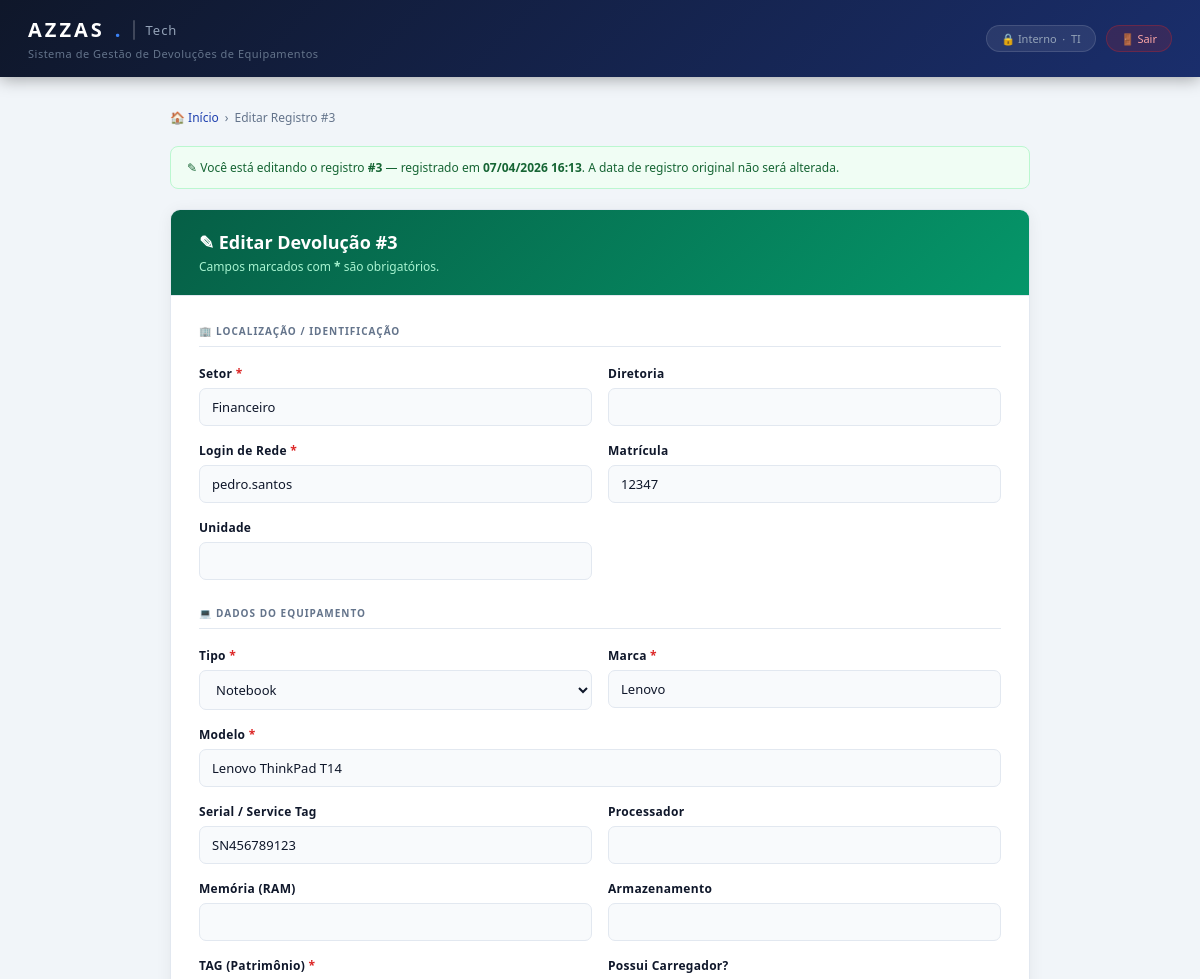
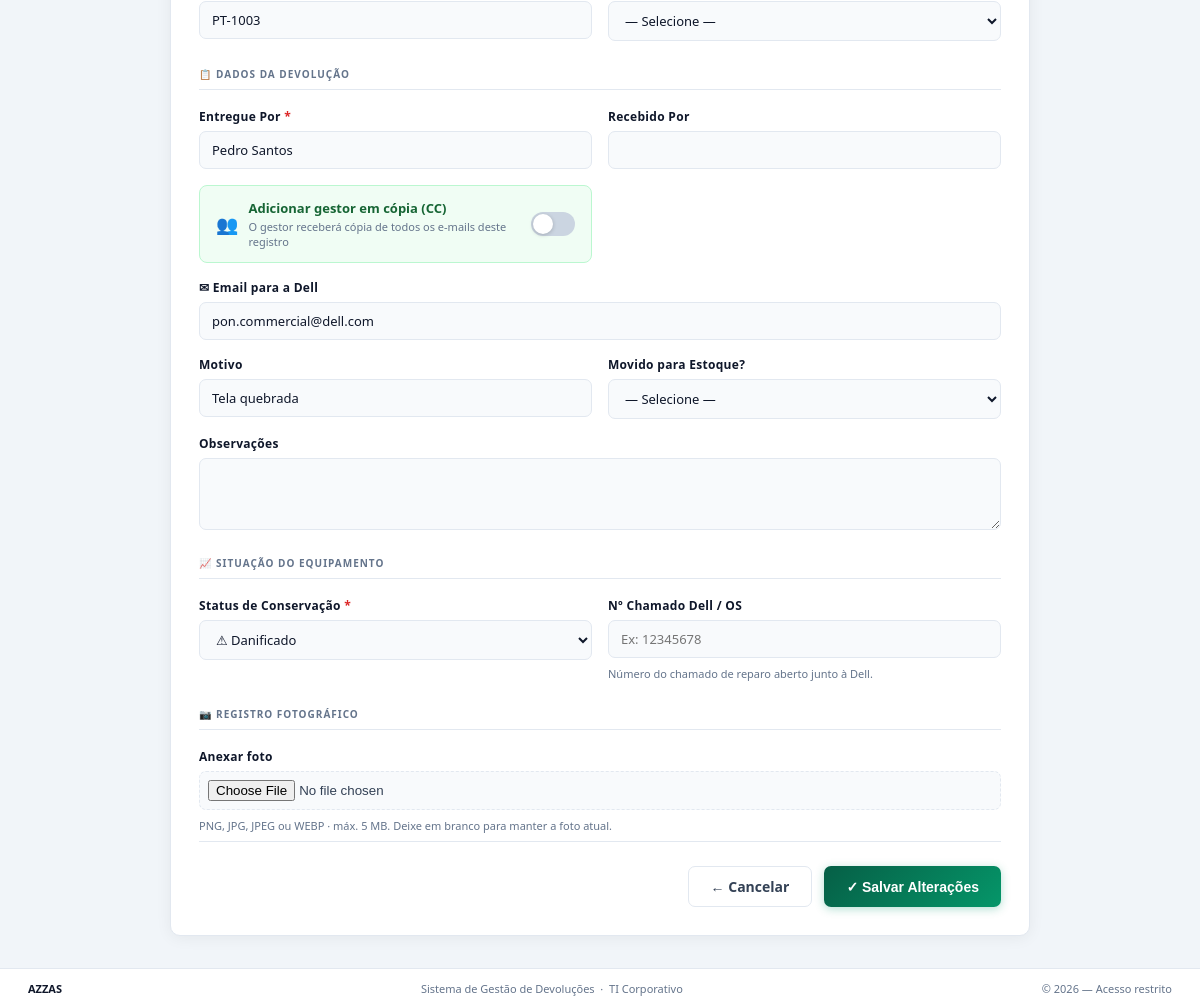
Page /editar/3 (signed in) on the committed database (2 pictures, top to bottom).
### tables this page shows
CREATE TABLE devolucoes (
            id                  INTEGER PRIMARY KEY AUTOINCREMENT,
            data                TEXT,
            usuario             TEXT,
            nome                TEXT,
            matricula           TEXT,
            departamento        TEXT,
            patrimonio          TEXT,
            modelo              TEXT,
            serial              TEXT,
            status              TEXT,
            motivo              TEXT,
            foto                TEXT,
            diretoria           TEXT,
            tipo                TEXT,
            marca               TEXT,
            processador         TEXT,
            memoria             TEXT,
            armazenamento       TEXT,
            possui_carregador   TEXT,
            recebido_por        TEXT,
            unidade             TEXT,
            observacoes         TEXT,
            movido_para_estoque TEXT,
            email_responsavel   TEXT,
            email_enviado_em    TEXT,
            gestor_email        TEXT,
            chamado_dell        TEXT
        );

### app/web.py (the view, shortened to what this page needs)
@app.route("/editar/<int:id_devolucao>", methods=["GET", "POST"])
@login_required
def editar_devolucao(id_devolucao):
    registro = buscar_por_id(id_devolucao)
    if not registro:
        flash("Registro não encontrado.", "error")
        return redirect(url_for("index"))
    return render_template("editar.html", r=registro)

### app/templates/editar.html (shortened to what this page needs)
<!DOCTYPE html>
<html lang="pt-BR">
<head>
</head>
<body>
<header class="header">
    <div class="header-inner">
        <div>
            <div class="logo">AZZAS<span class="logo-accent">.</span><span class="logo-divider"></span><span class="logo-mod">Tech</span></div>
            <div class="logo-sub">Sistema de Gestão de Devoluções de Equipamentos</div>
        </div>
        <div class="header-right">
            <span class="header-badge">&#128274; Interno &nbsp;·&nbsp; TI</span>
            <a href="{{ url_for('logout') }}" class="btn-logout">&#128682; Sair</a>
        </div>
    </div>
</header>
<main class="main">
    <nav class="breadcrumb">
        <a href="{{ url_for('index') }}">&#127968; Início</a>
        <span>&#8250;</span>
        <span>Editar Registro #{{ r.id }}</span>
    </nav>
    <div class="info-box">
        &#9998; Você está editando o registro <strong>#{{ r.id }}</strong> — registrado em <strong>{{ r.data }}</strong>.
        A data de registro original não será alterada.
    </div>
    <div class="form-card">
        <div class="form-card-header">
            <div class="form-card-title">&#9998; Editar Devolução #{{ r.id }}</div>
            <div class="form-card-sub">Campos marcados com <strong style="color:#a7f3d0">*</strong> são obrigatórios.</div>
        </div>
        <div class="form-body">
            <form method="POST" enctype="multipart/form-data">
                <div class="section-label">&#127970; Localização / Identificação</div>
                <div class="form-grid">
                    <div class="form-group">
                        <label for="departamento">Setor <span class="req">*</span></label>
                        <input type="text" id="departamento" name="departamento" value="{{ r.departamento or '' }}" required autocomplete="off">
                    </div>
                    <div class="form-group">
                        <label for="diretoria">Diretoria</label>
                        <input type="text" id="diretoria" name="diretoria" value="{{ r.diretoria or '' }}" autocomplete="off">
                    </div>
                    <div class="form-group">
                        <label for="usuario">Login de Rede <span class="req">*</span></label>
                        <input type="text" id="usuario" name="usuario" value="{{ r.usuario or '' }}" required autocomplete="off">
                    </div>
                    <div class="form-group">
                        <label for="matricula">Matrícula</label>
                        <input type="text" id="matricula" name="matricula" value="{{ r.matricula or '' }}" autocomplete="off">
                    </div>
                    <div class="form-group">
                        <label for="unidade">Unidade</label>
                        <input type="text" id="unidade" name="unidade" value="{{ r.unidade or '' }}" autocomplete="off">
                    </div>
                </div>
                <div class="section-label">&#128187; Dados do Equipamento</div>
                <div class="form-grid">
                    <div class="form-group">
                        <label for="tipo">Tipo <span class="req">*</span></label>
                        <select id="tipo" name="tipo" required>
                            {% for opt in ["Notebook","Desktop","Monitor","Tablet","Celular","Impressora","Roteador / Switch","Outro"] %}
                                <option value="{{ opt }}" {% if r.tipo == opt %}selected{% endif %}>{{ opt }}</option>
                            {% endfor %}
                        </select>
                    </div>
                    <div class="form-group">
                        <label for="marca">Marca <span class="req">*</span></label>
                        <input type="text" id="marca" name="marca" value="{{ r.marca or '' }}" required autocomplete="off">
                    </div>
                    <div class="form-group span2">
                        <label for="modelo">Modelo <span class="req">*</span></label>
                        <input type="text" id="modelo" name="modelo" value="{{ r.modelo or '' }}" required autocomplete="off">
                    </div>
                    <div class="form-group">
                        <label for="serial">Serial / Service Tag</label>
                        <input type="text" id="serial" name="serial" value="{{ r.serial or '' }}" autocomplete="off">
                    </div>
                    <div class="form-group">
                        <label for="processador">Processador</label>
                        <input type="text" id="processador" name="processador" value="{{ r.processador or '' }}" autocomplete="off">
                    </div>
                    <div class="form-group">
                        <label for="memoria">Memória (RAM)</label>
                        <input type="text" id="memoria" name="memoria" value="{{ r.memoria or '' }}" autocomplete="off">
                    </div>
                    <div class="form-group">
                        <label for="armazenamento">Armazenamento</label>
                        <input type="text" id="armazenamento" name="armazenamento" value="{{ r.armazenamento or '' }}" autocomplete="off">
                    </div>
                    <div class="form-group">
                        <label for="patrimonio">TAG (Patrimônio) <span class="req">*</span></label>
                        <input type="text" id="patrimonio" name="patrimonio" value="{{ r.patrimonio or '' }}" required autocomplete="off">
                    </div>
                    <div class="form-group">
                        <label for="possui_carregador">Possui Carregador?</label>
                        <select id="possui_carregador" name="possui_carregador">
                            <option value="">— Selecione —</option>
                        </select>
                    </div>
                </div>
                <div class="section-label">&#128203; Dados da Devolução</div>
                <div class="form-grid">
                    <div class="form-group">
                        <label for="nome">Entregue Por <span class="req">*</span></label>
                        <input type="text" id="nome" name="nome" value="{{ r.nome or '' }}" required autocomplete="off">
                    </div>
                    <div class="form-group">
                        <label for="recebido_por">Recebido Por</label>
                        <input type="text" id="recebido_por" name="recebido_por" value="{{ r.recebido_por or '' }}" autocomplete="off">
                    </div>
                    <div class="form-group">
                        <div id="gestor-toggle-wrap" style="
                            background: #f0fdf4;
                            border: 1.5px solid #bbf7d0;
                            border-radius: 8px;
                            padding: 13px 16px;
                            display: flex;
                            align-items: center;
                            justify-content: space-between;
                            gap: 12px;
                            cursor: pointer;
                        " onclick="toggleGestorEmail()">
                            <div style="display:flex;align-items:center;gap:10px;">
                                <span style="font-size:18px;">&#128101;</span>
                                <div>
                                    <div style="font-size:13px;font-weight:600;color:#166534;">Adicionar gestor em cópia (CC)</div>
                                    <div style="font-size:11px;color:#64748b;margin-top:2px;">O gestor receberá cópia de todos os e-mails deste registro</div>
                                </div>
                            </div>
                            <div id="gestor-switch" style="
                                width:44px;height:24px;border-radius:12px;
                                background:#cbd5e1;transition:background 0.25s;
                                position:relative;flex-shrink:0;
                            ">
                                <div id="gestor-switch-knob" style="
                                    width:20px;height:20px;border-radius:50%;
                                    background:white;box-shadow:0 1px 4px rgba(0,0,0,0.2);
                                    position:absolute;top:2px;left:2px;
                                    transition:left 0.25s;
                                "></div>
                            </div>
                        </div>
                    </div>
                    <div class="form-group span2">
                        <label for="email_responsavel">&#9993; Email para a Dell</label>
                        <input type="email" id="email_responsavel" name="email_responsavel"
                               value="{{ r.email_responsavel or 'pon.commercial@dell.com' }}" autocomplete="off">
                    </div>
                    <div class="form-group">
                        <label for="motivo">Motivo</label>
                        <input type="text" id="motivo" name="motivo" value="{{ r.motivo or '' }}" autocomplete="off">
                    </div>
                    <div class="form-group">
                        <label for="movido_para_estoque">Movido para Estoque?</label>
                        <select id="movido_para_estoque" name="movido_para_estoque">
                            <option value="">— Selecione —</option>
                        </select>
                    </div>
                    <div class="form-group span2">
                        <label for="observacoes">Observações</label>
                        <textarea id="observacoes" name="observacoes">{{ r.observacoes or '' }}</textarea>
                    </div>
                </div>
                <div class="section-label">&#128200; Situação do Equipamento</div>
                <div class="form-grid">
                    <div class="form-group">
                        <label for="status">Status de Conservação <span class="req">*</span></label>
                        <select id="status" name="status" required>
                            <option value="Danificado" {% if r.status == 'Danificado' %}selected{% endif %}>&#9888; Danificado</option>
                        </select>
                    </div>
                    <div class="form-group">
                        <label for="chamado_dell">Nº Chamado Dell / OS</label>
                        <input type="text" id="chamado_dell" name="chamado_dell"
                               value="{{ r.chamado_dell or '' }}" autocomplete="off"
                               placeholder="Ex: 12345678">
                        <span class="help">Número do chamado de reparo aberto junto à Dell.</span>
                    </div>
                </div>
                <div class="section-label">&#128247; Registro Fotográfico</div>
                <div class="form-grid">
                    <div class="form-group span2">
                        <label for="foto">{% if r.foto %}Substituir foto{% else %}Anexar foto{% endif %}</label>
                        <input type="file" id="foto" name="foto" accept="image/*"
                               style="padding:8px;border:1.5px dashed var(--border);border-radius:7px;background:#f8fafc;cursor:pointer;">
                        <span class="help">PNG, JPG, JPEG ou WEBP · máx. 5 MB. Deixe em branco para manter a foto atual.</span>
                    </div>
                </div>
                <div class="form-actions">
                    <a href="{{ url_for('index') }}" class="btn btn-ghost">&#8592; Cancelar</a>
                    <button type="submit" class="btn btn-primary">&#10003; Salvar Alterações</button>
                </div>
            </form>
        </div>
    </div>
</main>
<footer>
    <span class="footer-brand">AZZAS</span>
    <span>Sistema de Gestão de Devoluções &nbsp;·&nbsp; TI Corporativo</span>
    <span>&copy; 2026 — Acesso restrito</span>
</footer>
</body>
</html>

### rows in the picture
devolucoes: id "3", data "07/04/2026 16:13", departamento "Financeiro", usuario "pedro.santos", matricula "12347", tipo "Notebook", marca "Lenovo", modelo "Lenovo ThinkPad T14", serial "SN456789123", patrimonio "PT-1003", nome "Pedro Santos", motivo "Tela quebrada", status "⚠ Danificado"
